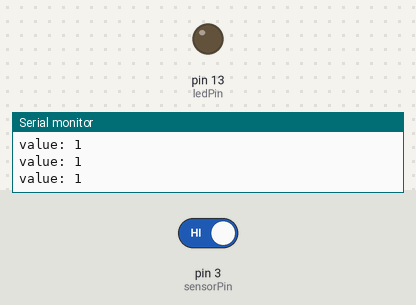
The sketch below on a simulated Arduino Uno, built with avr-gcc and run on an emulated ATmega328P. On the bench: output pins drawn as LEDs (lit = HIGH), the last lines printed to the serial monitor. Inputs (shaded band) come from the test bench; at power-on: pin 3 (sensorPin) HIGH.

Above: at 1.8 s.
1.9 s: pin 3 (sensorPin) driven LOW
At 3.2 s:
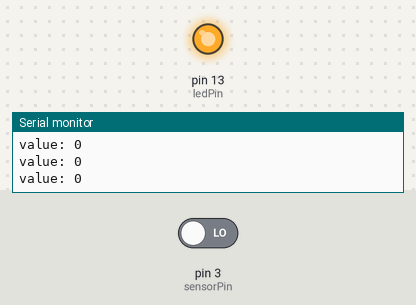
3.5 s: pin 3 (sensorPin) driven HIGH
At 4.5 s:
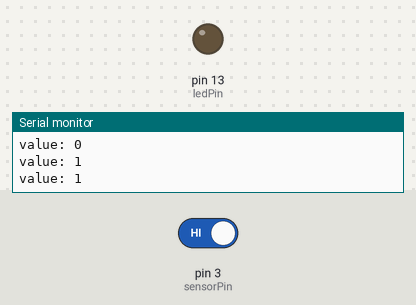
Timing chart, 0 to 6.5 s (numbered marks = the images above; inputs shaded):
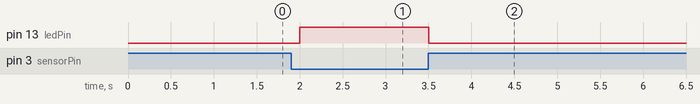

The sketch:

HallMagneticSwitch.ino
```cpp
/*
   Hall Magnetic Switch

  This module has a pull-up resistor to +5V. This configuration causes the input
  to read HIGH when the switch is open, and LOW when it is closed.

  * Note: because most Arduinos have a built-in LED attached to pin 13 on the
  board, the LED is optional.

  * Note: The polarity of the magnetic field is of influence to the switching
  action. The front side of the sensor needs the opposite polarity as the back
  of the sensor to switch on (front:S, back:N).
*/

// this constant won't change:
const int sensorPin = 3;  // the pin that the sensor is attached to
const int ledPin = 13;    // the pin that the LED is attached to

// variables will change:
int sensorState = 0;      // current state of the sensor

void setup() {
  pinMode(sensorPin, INPUT);   // initialize the sensor pin as a input
  pinMode(ledPin, OUTPUT);     // initialize the LED as an output

  Serial.begin(9600);
  Serial.println("Arduino Examples - Hall Magnetic Switch");
}

void loop() {
  // read the shock sensor state into a varialbe
  sensorState = digitalRead (sensorPin);
  Serial.print("value: ");  Serial.println(sensorState);

  // Keep in mind the pullup means the sensor's logic is inverted. It goes
  // HIGH when it's open, and LOW when it's close. Turn on LED when the
  // sensor detects a magnetic field, and off when it's not:
  if (sensorState == LOW) {
    digitalWrite(ledPin, HIGH);
  } else {
    digitalWrite(ledPin, LOW);
  }

  delay(500); //just here to slow down the output so it is easier to read
}
```

Measured:
- after the input at 1.9 s, pin 13 (ledPin): LOW → HIGH after 0.10 s
- after the input at 3.5 s, pin 13 (ledPin): HIGH → LOW at once
